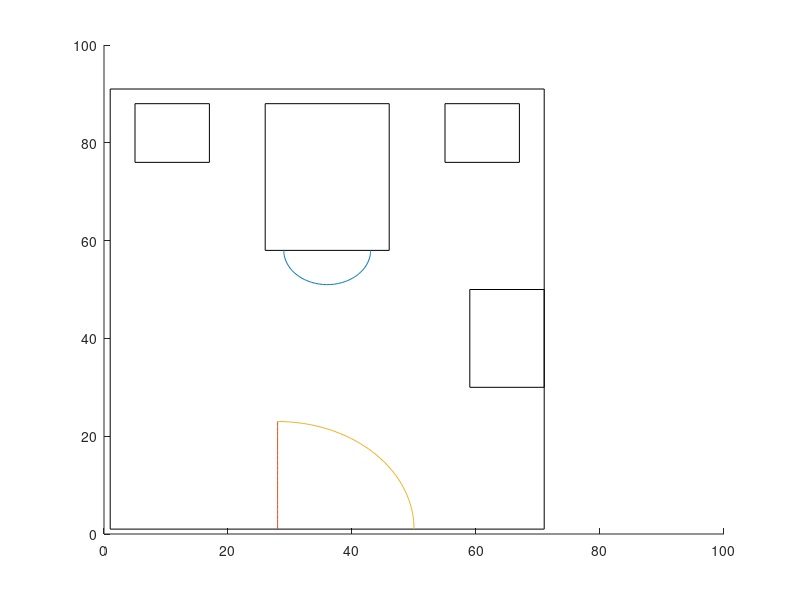
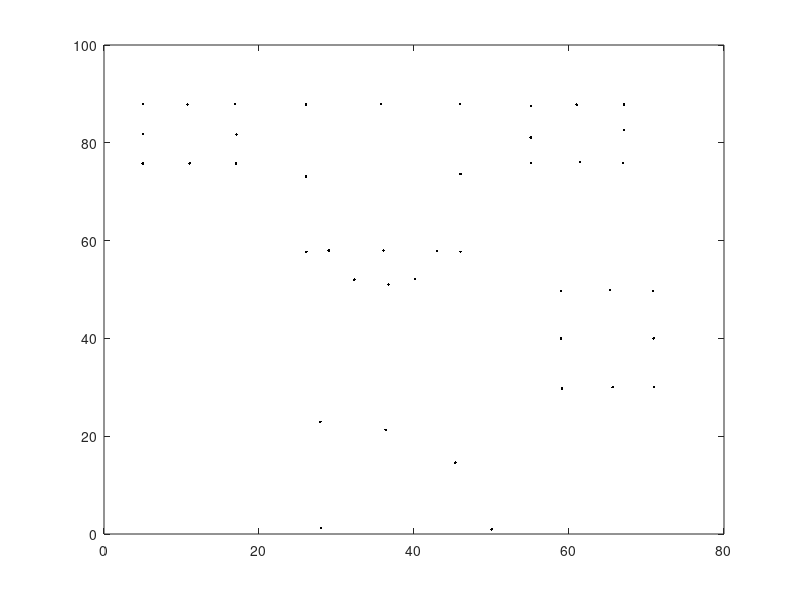

Here is the MATLAB script that generated these plots, in order:
clear all; close all

rectangle('Position',[1 1 70 90])
axis([0 100 0 100])

hold on;
rectangle('Position',[26 58 20 30])

hold on;
rectangle('Position',[5 76 12 12])

hold on;
rectangle('Position',[55 76 12 12])


hold on;
rectangle('Position',[59 30 12 20])

hold on;
th = linspace( 0, -pi, 100);
R = 7;  
x = R*cos(th) + 36;
y = R*sin(th) + 58;
plot(x,y);

hold on;
x = repmat(28,[23 1]);
y = linspace(1,23,23);
plot(x,y)

hold on;
th = linspace( 0, pi/2, 100);
R = 22;  %or whatever radius you want
x = R*cos(th) + 28;
y = R*sin(th) + 1;
plot(x,y);

%%Feature points for map
x = [5.0067
   16.9019
   17.0363
    5.0067
   10.7863
    5.0067
   11.0551
   17.1035
   26.0417
   35.7191
   45.9341
   46.0013
   46.0013
   36.0551
   26.1089
   26.0417
   42.9772
   28.9987
   32.2917
   36.7272
   40.1546
   55.0739
   60.9879
   67.1035
   67.1035
   66.9691
   61.4583
   55.0739
   55.0739
   58.9718
   65.2890
   70.8669
   70.9341
   71.0013
   65.6250
   59.1062
   58.9718
   50.0336
   27.9906
   27.9234
   36.3239
   45.3293
];
y = [ 87.9267
   87.9267
   75.7901
   75.7901
   87.8003
   81.8584
   75.7901
   81.7320
   87.8003
   87.9267
   87.9267
   73.6410
   57.7118
   57.9646
   57.7118
   73.1353
   57.8382
   57.9646
   52.0228
   51.0114
   52.1492
   87.5474
   87.8003
   87.8003
   82.6169
   75.9166
   76.0430
   75.9166
   81.0999
   49.7472
   49.8736
   49.7472
   40.0126
   30.0253
   30.0253
   29.7724
   40.0126
    0.9482
    1.2010
   22.9456
   21.3021
   14.6018];
figure();
plot(x,y,'k.')


% 
% % Create a yellow triangle
% figure
% x = [0.25, 1.0, 1.0];
% y = [0.25, 0.25, 1.0];
% fill(x, y, 'w')
% hold on
% 
% % Create an orange diamond
% x = [2.0, 2.25, 2.0, 1.75];
% y = [1.25, 1.55, 2.25, 1.5];
% fill(x, y, 'w')
% 
% % Create a blue rectangle
% left = 3.0;
% right = left + 0.5;
% bottom = 1.0;
% top = bottom + 1;
% x = [left left right right];
% y = [bottom top top bottom];
% fill(x, y, 'w')
% 
% % Create a purple transparent circle
% xc = 3.0;
% yc = 1.0;
% r = 0.5;
% x = r*sin(-pi:0.1*pi:pi) + xc;
% y = r*cos(-pi:0.1*pi:pi) + yc;
% fill(x, y, 'w')
% 
% % Create a light blue star
% xc = 1.0;
% yc = 3.0;
% t = (-1/4:1/10:3/4)*2*pi;
% r1 = 0.5;
% r2 = 0.2;
% r = (r1+r2)/2 + (r1-r2)/2*(-1).^[0:10];
% x = r.*cos(t) + xc;
% y = r2 - r.*sin(t) + yc;
% fill(x, y, 'w')
% 
% %  Create a green transparent ellipse
% xc = 0.75;
% yc = 2.5;
% x = 0.4*sin(-pi:0.1*pi:pi) + xc;
% y = 0.7*cos(-pi:0.1*pi:pi) + yc;
% fill(x, y, 'w')
% 
% % Create a red stop sign
% t = (1/16:1/8:1)'*2*pi;
% x = 0.4*sin(t) + 3;
% y = 0.4*cos(t) + 3;
% fill(x, y ,'w')
% 
% % Set the axis limits
% axis([0 4 0 4])
% axis square
% 
% % Add a title
% title('Filled Polygons')